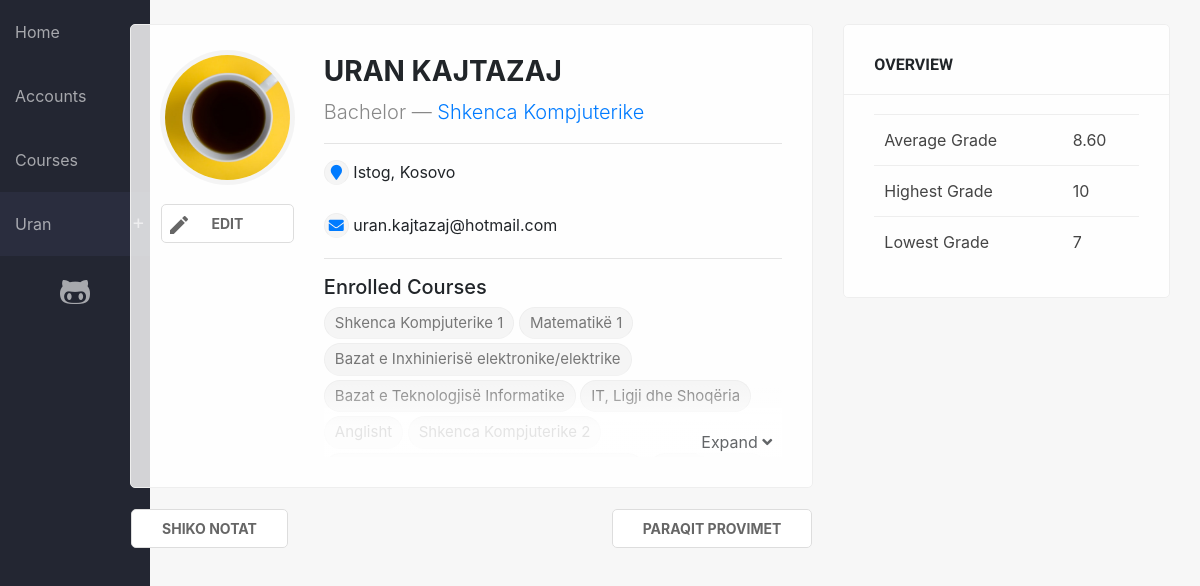
Screenshot of /profile/1 (signed in) with the database file from the repository.
### sems/models.py (models this page shows, shortened)
class Student(models.Model):
    user = models.OneToOneField(User, on_delete=models.CASCADE, null=True)
    first_name = models.CharField(max_length=100, null=True)
    last_name = models.CharField(max_length=100, null=True)
    picture = models.ImageField(null=True, blank=True, default='no-img.png')
    website = models.URLField(max_length=100, null=True, blank=True)
    email = models.EmailField(max_length=100, null=True)
    program = models.ForeignKey(Program, on_delete=models.SET_NULL, null=True)
    country = models.ForeignKey(State, on_delete=models.SET_NULL, null=True)
    city = models.CharField(max_length=100, null=True)
    course = models.ManyToManyField(Course, related_name='course', blank=True)
    course_teacher = models.ManyToManyField(Course, related_name='course_teacher', blank=True)
    viti = models.IntegerField(choices=YEARS, default=1)
    semester = models.IntegerField(choices=SEMESTER, default=1)
    level = models.CharField(max_length=100, choices=LEVELS, default=1)

class Program(models.Model):
    name = models.CharField(max_length=150)
    summary = models.TextField(null=True, blank=True)
    def __str__(self):
        return self.name

class State(models.Model):
    name = models.CharField(max_length=100)
    def __str__(self):
        return self.name

class Course(models.Model):
    name = models.CharField(max_length=200)
    summary = models.TextField(max_length=600, null=True, blank=True)
    program = models.ForeignKey(Program, on_delete=models.CASCADE)
    start_date = models.DateField()
    end_date = models.DateField()
    credits = models.IntegerField(null=True, default=0)
    obligative = models.BooleanField(default=True)
    year = models.IntegerField(choices=YEARS, default=1)
    semester = models.IntegerField(choices=SEMESTER, default=1)
    level = models.CharField(max_length=100, choices=LEVELS, default='Bachelor')
    def __str__(self):
        return self.name

### sems/views.py (the view)
# urls.py: path('profile/<int:pk>', views.student_detail, name='student_detail'),
def student_detail(request, pk):
    student = Student.objects.get(pk=pk)
    success = Grade.objects.filter(student=student.user).order_by('-grade')
    details = Grade.objects.filter(student=student.user, grade__gt=4).aggregate(Avg('grade'), Max('grade'), Min('grade'))
    if request.user.is_authenticated:
        return render(
            request, 'student_profile.html', {'student': student, 'success': success, 'details': details},
        )
    else:
        return redirect('login')

### sems/templates/student_profile.html (shortened to what this page needs)
{% extends 'base_generic.html' %}
{% block content %}
<div class="container">
    <div class="row">
        <div class="col-md-8">
            <div class="no-shade card-box">
                <div class="row">
                    <div class="col-md-3 col-xs-12 text-center">
                        <div class="thumb img-round">
                            <img src="../static/uploads/{% if student.picture %}{{ student.picture }} {% else %}no-img.png {% endif %}" />
                        </div>
                        {% if user.is_authenticated %}
                        {% if user.student.pk == student.pk or user.is_superuser %}
                        <div class="text-left">
                            <br/>
                            <a class="btn btn-primary" style="display: block" href="{% url 'user_edit' pk=student.pk %}"><i class="material-icons">edit</i>Edit</a><br/>
                        </div>
                        {% endif %}
                        {% endif %}
                    </div>
                    <div class="col-md-9 col-xs-12">
                        <h3>{{ student.first_name }} {{ student.last_name }}</h3>
                        <small class="faded lead">
                            {{ student.get_level_display }} &mdash;
                            <a href="{% url 'program_single' pk=student.program.pk %}" class="text-primary">{{ student.program }}</a>
                        </small>
                        <hr/>
                        <div><span class="sm-label label text-primary"><i class="fas fa-map-marker"></i></span> {{ student.city }}, {{ student.country }}</div><br/>
                        <div><span class="sm-label label text-primary"><i class="fas fa-envelope"></i></span> {{ student.email }}</div>
                        <hr/>
                        <h5>Enrolled Courses</h5>
                        {% if student.course.all %}
                            {% if student.course.all|length > 8 %}
                            <div class="hide">
                                <div class="white-shadow">
                                    <div onclick="showCourses(this)" id="trigger">Expand <i class="fas fa-angle-down"></i></div>
                                </div>
                            {% endif %}
                                {% for course in student.course.all %}
                                <a class="label" href="{% url 'course_detail' pk=course.pk %}" title="{{ course.summary }}">{{ course }}</a>
                                {% endfor %}
                            {% if student.course.all|length > 8 %}
                            </div>
                            {% endif %}
                            {% else %}
                        <b class="text-danger">No courses</b>
                        {% endif %}
                    </div>
                </div>
            </div>
            {% if user.is_superuser or user.student == student %}
            <div class="empty-box text-left">
                <a onclick="toggleGrades()" class="toggleBtn btn btn-primary">Shiko notat</a>
                <a class="float-right btn btn-primary" href="{% url 'provimet' %}">Paraqit provimet</a>
            </div>
            {% endif %}
        </div>
        <div class="col-md-4 col-xs-12">
            <div class="card-box">
                <h6>Overview</h6>
                <table>
                    <tbody>
                        <tr>
                            <td>Average Grade</td>
                            <td>{{ details.grade__avg|floatformat:-2 }}</td>
                        </tr>
                        <tr>
                            <td>Highest Grade</td>
                            <td>{% if not details.grade__max %}&mdash;{% else %}{{ details.grade__max }}{% endif %}</td>
                        </tr>
                        <tr>
                            <td>Lowest Grade</td>
                            <td>{% if not details.grade__min %}&mdash;{% else %}{{ details.grade__min }}{% endif %}</td>
                        </tr>
                    </tbody>
                </table>
            </div>
        </div>
    </div>
</div>
{% endblock %}

### sems/templates/base_generic.html (shortened to what this page needs)
{% load static %}
<html>
<head>
    <link rel="stylesheet" href="https://use.fontawesome.com/releases/v5.0.12/css/all.css">
    <link rel="stylesheet" href="{% static 'css/bootstrap.min.css' %}">
    <link rel="stylesheet" href="{% static 'css/main.css' %}">
    <link rel="stylesheet" href="{% static 'fonts/fontawesome-all.min.css' %}">
</head>
<body>
    <div class="wrapper">
        <div class="container-fluid">
            <div class="row">
                <div class="no-padding col-md-1 col-sm-4">
                    <header>
                        <nav>
                            {% url 'home' as hom %} {% url 'students' as acc %} {% url 'programs' as prog %} {% url 'login' as log %} {% url 'student_detail' pk=user.student.pk as sd %}
                            <a href="{% url 'home' %}" {% if request.path == hom %} class="active" {% endif %}>Home</a>
                            <a href="{% url 'students' %}" {% if request.path == acc %} class="active" {% endif %}>Accounts</a>
                            <a href="{% url 'programs' %}" {% if request.path == prog %} class="active" {% endif %}>Courses</a>
                            <div>
                                {% if not user.is_authenticated %}
                                <a href="{% url 'login' %}" {% if request.path == log %} class="active" {% endif %}>Login</a> {% else %}
                                <div class="dd">
                                    <a {% if request.path == sd %} class="active" {% endif %}>{{ user.student.first_name }}</a>
                                </div>
                                {% endif %}
                            </div>
                            <a href="https://github.com/urankajtazaj/SEMS" class="text-center" title="View on GitHub" target="_blank"><i class="fab fa-github-alt fa-2x"></i></a>
                        </nav>
                    </header>
                </div>
                <div class="col-md-11 col-sm-8">
                    <br>
                    {% block content %} {% endblock %}
                </div>
            </div>
        </div>
    </div>
</body>
</html>

### sems/static/css/main.css (style rules this page uses)
* { --main-color: #006992; }
body { display: flex; flex-direction: column; background-color: #f7f7f7; min-height: 100vh; }
.wrapper { flex: 1; }
.no-padding { padding: 0; }
nav { background-color: #232632; margin-bottom: 15px; border-bottom: 1px solid #eee; height: 100vh; position: fixed; min-width: 150px; }
nav a { display: block; padding: 20px 15px; color: rgba(255,255,255,.6); transition: 100ms ease; }
a.active { color: rgba(255,255,255,.8); background-color: #2A2D3E; }
.dd::before, .minus::before { content: '+'; position: absolute; right: 0; font-size: 20px; margin-top: 15px; margin-right: 5px; }
.dd { position: relative; cursor: pointer; display: block; color: rgba(255,255,255,.6); }
.shadow-box, .card-box, .empty-box { padding: 30px; border-radius: 5px; margin-bottom: 10px; display: block; border: 1px solid #eee; position: relative; background-color: rgba(255,255,255,.8); position: relative; overflow: hidden; }
.card-box:not(.no-shade)::before { content: ''; width: 100%; height: 70px; border-bottom: 1px solid #eee; z-index: 1; left: 0; top: 0; position: absolute; }
.no-shade h4, .no-shade h3 { font-weight: bold; text-transform: uppercase; }
.card-box h6 { z-index: 5; margin-bottom: 40px; text-transform: uppercase; font-family: "Roboto"; font-weight: bold; }
.empty-box { border-color: transparent; background-color: transparent; padding: 10px 0; }
.card-box li, .card-box .label { margin-bottom: 4px; font-size: 15px; border-bottom: 1px solid #f2f2f2; position: relative; transition: 150ms ease; }
table { width: 100%; }
td, th { padding: 15px 10px; border-top: 1px solid #eee; color: #444; }
.btn { border: none; text-transform: uppercase; font-size: normal; font-weight: bold; border-radius: 4px; position: relative; padding: 6px 20px; padding-left: 30px; }
.label { display: inline-flex; justify-content: center; align-items: center; border-radius: 50px; background-color: #f5f5f5; color: #777; padding: 4px 10px; border: 1px solid #eee; }
.btn-primary, .empty-box a.btn-primary, .empty-box button.btn-primary, input.btn-primary, .btn-third, .btn-danger { border-radius: 5px; background-color: #fff; border: 1px solid #ddd; color: #666; font-size: 14px; box-shadow: none; padding: 8px 30px; background: #fff; }
.img-round { width: 65px; height: 65px; overflow: hidden; display: inline-flex; justify-content: center; align-items: center; border-radius: 100px; box-shadow: 0px 0px 0px 5px rgba(0,0,0,0.04); }
.img-round > img, .thumb > img { max-height: 110%; min-height: 100%; }
.thumb, .post-img, .single-post-img { width: 125px; height: 125px; overflow: hidden; display: inline-flex; justify-content: center; align-items: center; }
.faded { color: #888; }
.material-icons, .label .material-icons { position: absolute; left: 0; }
.btn .material-icons { left: 5; }
td { position: relative; }
.sm-label { width: 25px; height: 25px; font-size: 12px; }
.hide { max-height: 150px; overflow: hidden; position: relative; padding-bottom: 45px; transition: 250ms ease; }
.hide > .white-shadow { text-align: center; position: absolute; content: ''; height: 100%; width: 100%; z-index: 2; background: linear-gradient(transparent 50%, rgba(255,255,255,.8) 80%); display: flex; align-items: flex-end; justify-content: flex-end; }
.hide > .white-shadow > #trigger { opacity: .7; cursor: pointer; padding: 3px 10px; border-radius: 50px; background-color: rgba(255,255,255,.8); }

### rows the page displays
Student: picture (picture), first_name "URAN", last_name "KAJTAZAJ", level "Bachelor", program "Shkenca Kompjuterike", city "Istog", country "Kosovo", email "uran.kajtazaj@hotmail.com"
Course: name "Shkenca Kompjuterike 1"
Course: name "Matematikë 1"
Course: name "Bazat e Inxhinierisë elektronike/elektrike"
Course: name "Bazat e Teknologjisë Informatike"
Course: name "IT, Ligji dhe Shoqëria"
Course: name "Anglisht"
Course: name "Shkenca Kompjuterike 2"

### other values shown
{{ user.student.first_name }} "Uran"
{{ details.grade__avg|floatformat:-2 }} "8.60"
{{ details.grade__max }} "10"
{{ details.grade__min }} "7"
